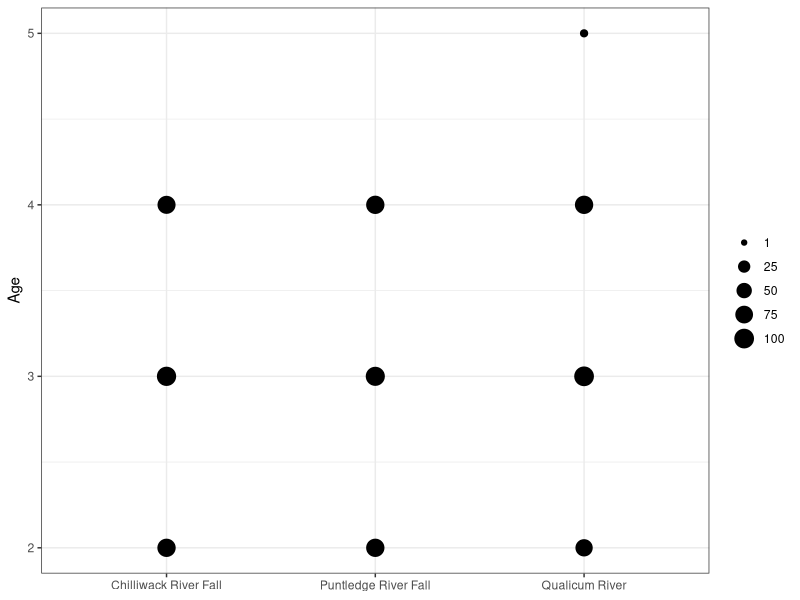

The R script that drew this image:
setwd("~/chinook_male_age/scripts")

library(tidyverse); library(ggplot2)

dat <- read.csv("../data/RADseq_sample_info.csv") %>% 
  select(c("fishID", "pop", "year", "age")) %>% 
  mutate(pop = as.factor(str_to_title(gsub("_", " ", pop)))) 

tab <- dat %>% 
  group_by(pop, age) %>% 
  tally()

write.csv(tab, "../data/sample_numbers.csv", row.names = FALSE)

ggplot(data = tab, aes(x = pop, y = age)) +
  geom_point(aes(size = n)) +
  scale_size(limits = c(0,100), 
             breaks = c(1, 25, 50, 75, 100)) +
  labs(x = NULL, y = "Age") + theme_bw() +
  theme(legend.title = element_blank())

